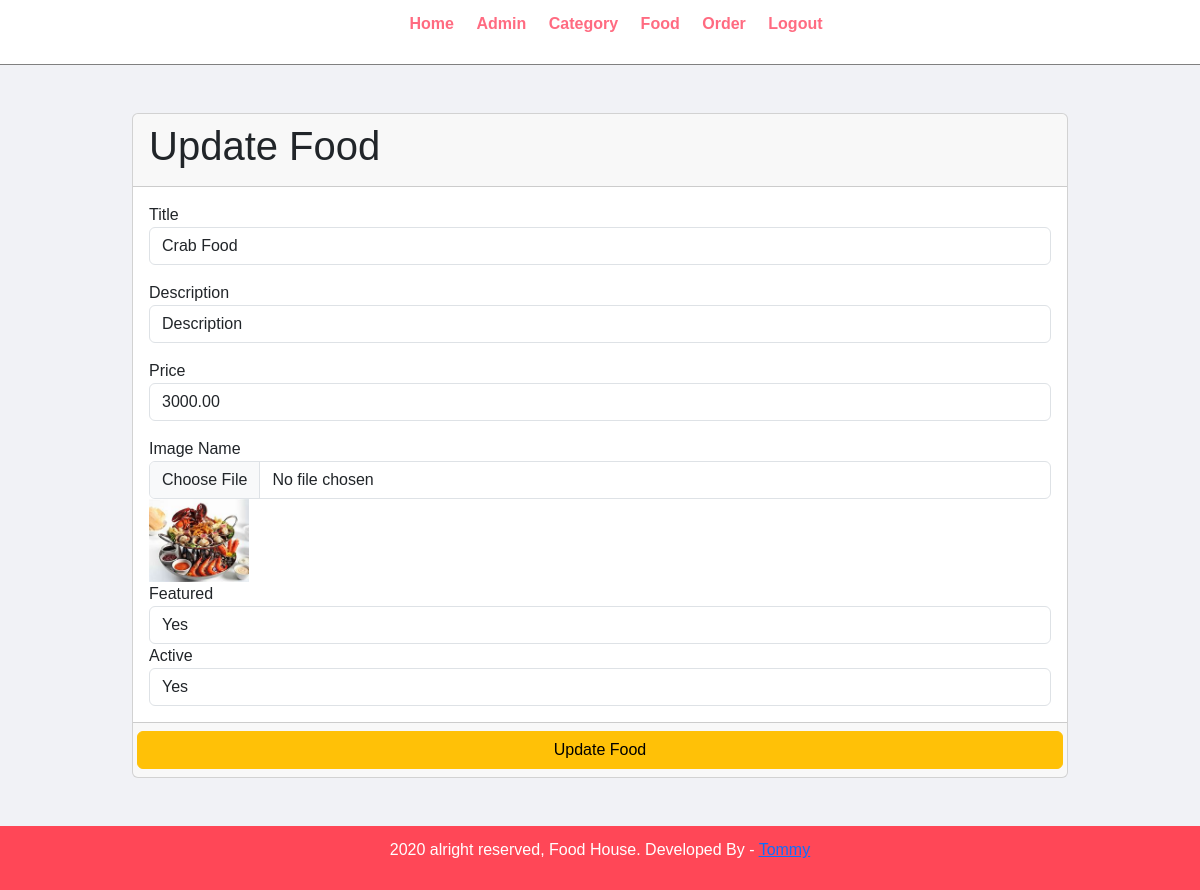
/admin/update-food.php?id=3 (signed in), run on the app's committed database.
### tables this page shows
CREATE TABLE `tbl_food` (
  `id` int(10) UNSIGNED NOT NULL,
  `title` varchar(255) NOT NULL,
  `description` text NOT NULL,
  `price` decimal(10,2) NOT NULL,
  `image_name` varchar(255) NOT NULL,
  `category_id` int(10) UNSIGNED NOT NULL,
  `featured` varchar(10) NOT NULL,
  `active` varchar(10) NOT NULL
);

### admin/update-food.php (the view, shortened to what this page needs)
<?php
include 'partials/menu.php';
?>
<?php
$stmt = $pdo->prepare("SELECT * FROM tbl_food WHERE id=".$_GET['id']);
$stmt->execute();
$data = $stmt->fetch(PDO::FETCH_ASSOC);
?>
    <div class="main-content">
      <div class="wrapper">
        <div class="card">
          <div class="card-header">
            <h1>Update Food</h1>
          </div>
          <form action="" method="post" autocomplete="off" enctype="multipart/form-data">
          <div class="card-body">
            <label>Title</label>
            <input type="text" name="title" class="form-control" placeholder="Enter Your Title" required value="<?php echo $data['title']; ?>">
            <label>Description</label>
            <input type="text" name="description" class="form-control" placeholder="Enter Your Title" required value="<?php echo $data['description']; ?>">
            <label>Price</label>
            <input type="number" name="price" class="form-control" placeholder="Enter Your Title" required value="<?php echo $data['price']; ?>">
            <label>Image Name</label>
            <input type="file" name="image" class="form-control">
            <img src="image/<?php echo $data['image_name'] ?>" alt="" width="100" height="100%">
            <br>
            <label>Featured</label>
            <select class="form-control" name="featured">
              <option value="yes" <?php if($data['featured'] == 'yes'){echo "selected";} ?>>Yes</option>
            </select>
            <label>Active</label>
            <select class="form-control" name="active">
              <option value="yes" <?php if($data['active'] == 'yes'){echo "selected";} ?>>Yes</option>
            </select>
          </div>
          <div class="card-footer">
            <div class="row">
              <button type="submit" class="btn btn-warning">Update Food</button>
            </div>
          </div>
        </form>
        </div>
        </div>
      </div>
    <?php
    include 'partials/footer.php';
    ?>

### data on the page
tbl_food: title "Crab Food", description "Description", price "3000.00", image_name (picture), featured "Yes", active "Yes"
